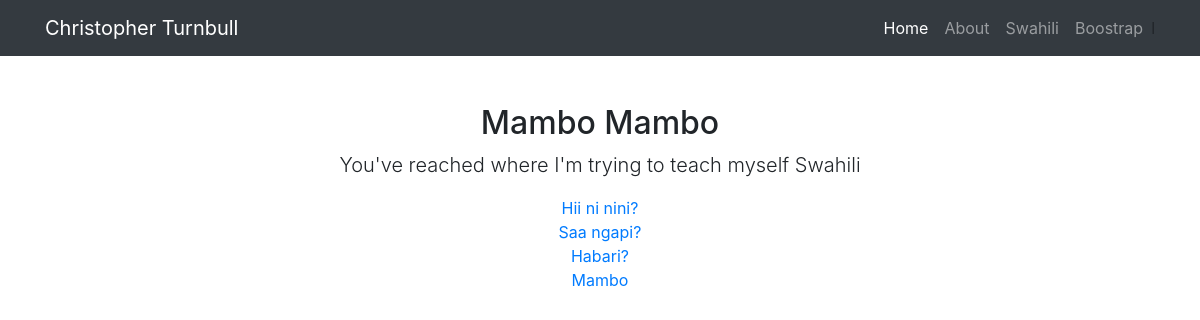
The page /swahili/ on the database as committed earlier.
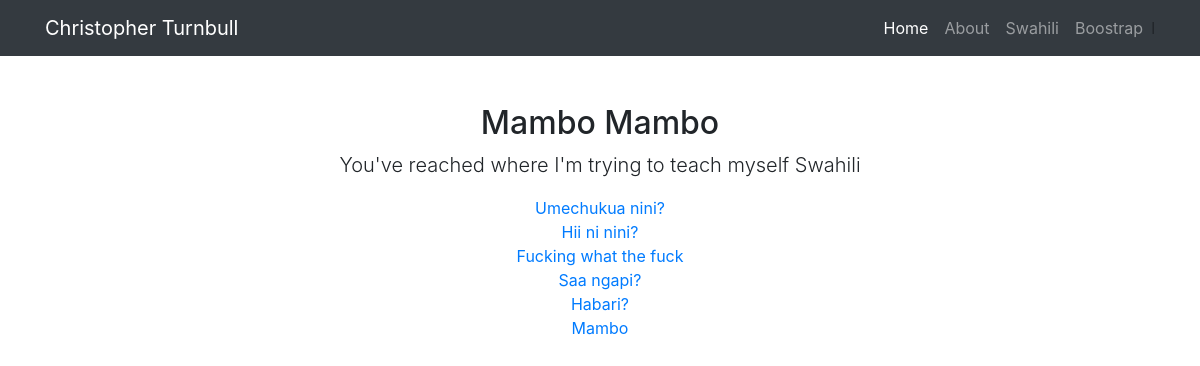
The same page on the database as committed later.
### swahili/models.py (models this page shows, shortened)
class Question(models.Model):
    question_text = models.CharField(max_length=200)
    pub_date = models.DateTimeField('date published', default=timezone.now())

### swahili/views.py (the view)
# urls.py: path('swahili/', views.swahili_overview, name='mambo_dunia'),
def swahili_overview(request):
    latest_question_list = Question.objects.order_by('-pub_date')[:50]
    template = loader.get_template('swahili/index.html')
    context = {
        'latest_question_list': latest_question_list,
    }
    return render(request, 'swahili/index.html', context)

### swahili/templates/swahili/index.html
{% extends "overview/base.html" %}
{% block content %}
  <div class="container">
    <div class="row">
      <div class="col-lg-12 text-center">
        <h2 class="mt-5">Mambo Mambo</h2>
        <p class="lead">You've reached where I'm trying to teach myself Swahili</p>
        <ul class="list-unstyled">
            {% if latest_question_list %}
            <dul>
            {% for question in latest_question_list %}
                <li> <a href="{% url 'swahili:detail' question.id %}">{{ question.question_text }}</a></li>
            {% endfor %}
            </dul>
            {% else %}
                <p>No questions are available.</p>
            {% endif %}
        </ul>
      </div>
    </div>
  </div>
{% endblock %}

Rows that differ between the two databases and show on the page:
added Question: question_text "Umechukua nini?"
added Question: question_text "Fucking what the fuck"
